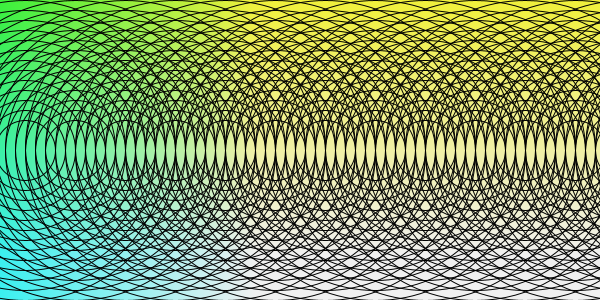
Frame 1 (no input)
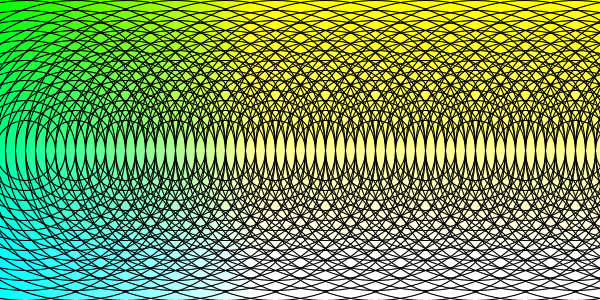
Frame 60 (the mouse pressed at the canvas centre just before this capture)
Frame 120 (the mouse held since frame 60 and released just before this capture): identical to frame 60, image omitted

The Processing sketch that drew these frames (run headless with seeded random() and noise(); from frame 60 on, the mouse is pressed at the canvas centre):

// Processing sketch: processing_37858
// ── processing_37858.pde

void setup() {
  size(600, 300);
}


void draw() {
  noFill();

//controls the background color
  for (int y=0; y<height;y++) {
    for (int x=0;x<width;x++) {
      stroke(x, width, y, height);
      point(x, y);
    }
  }
  
  //draws the circles across the sketch
  smooth();
  stroke(0);
  for (int countX=0;countX<width;countX++) {
    for (int circleSize=height;circleSize>=50;circleSize-=20) {
      ellipse(25+(countX*50), height/2, circleSize, circleSize);
    }
  }
}
